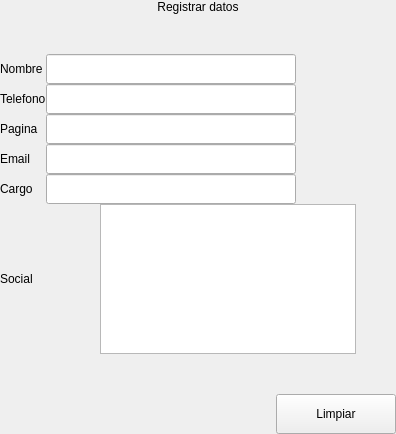
               <widget class="QWidget" name="page_data">
                <layout class="QVBoxLayout" name="verticalLayout_6">
                 <property name="spacing">
                  <number>0</number>
                 </property>
                 <property name="leftMargin">
                  <number>0</number>
                 </property>
                 <property name="topMargin">
                  <number>0</number>
                 </property>
                 <property name="rightMargin">
                  <number>0</number>
                 </property>
                 <property name="bottomMargin">
                  <number>0</number>
                 </property>
                 <item>
                  <widget class="QLabel" name="label_8">
                   <property name="text">
                    <string>Registrar datos</string>
                   </property>
                   <property name="alignment">
                    <set>Qt::AlignCenter</set>
                   </property>
                  </widget>
                 </item>
                 <item>
                  <spacer name="verticalSpacer">
                   <property name="orientation">
                    <enum>Qt::Vertical</enum>
                   </property>
                   <property name="sizeHint" stdset="0">
                    <size>
                     <width>20</width>
                     <height>40</height>
                    </size>
                   </property>
                  </spacer>
                 </item>
                 <item>
                  <layout class="QHBoxLayout" name="horizontalLayout_5">
                   <item>
                    <layout class="QVBoxLayout" name="verticalLayout">
                     <item>
                      <widget class="QLabel" name="label_7">
                       <property name="text">
                        <string>Nombre</string>
                       </property>
                      </widget>
                     </item>
                     <item>
                      <widget class="QLabel" name="label_2">
                       <property name="text">
                        <string>Telefono</string>
                       </property>
                      </widget>
                     </item>
                     <item>
                      <widget class="QLabel" name="label_3">
                       <property name="text">
                        <string>Pagina</string>
                       </property>
                      </widget>
                     </item>
                     <item>
                      <widget class="QLabel" name="label_4">
                       <property name="text">
                        <string>Email</string>
                       </property>
                      </widget>
                     </item>
                     <item>
                      <widget class="QLabel" name="label_6">
                       <property name="text">
                        <string>Cargo</string>
                       </property>
                      </widget>
                     </item>
                    </layout>
                   </item>
                   <item>
                    <layout class="QVBoxLayout" name="verticalLayout_5">
                     <item>
                      <widget class="QLineEdit" name="le_name">
                       <property name="minimumSize">
                        <size>
                         <width>250</width>
                         <height>30</height>
                        </size>
                       </property>
                      </widget>
                     </item>
                     <item>
                      <widget class="QLineEdit" name="le_phone">
                       <property name="minimumSize">
                        <size>
                         <width>250</width>
                         <height>30</height>
                        </size>
                       </property>
                      </widget>
                     </item>
                     <item>
                      <widget class="QLineEdit" name="le_page">
                       <property name="minimumSize">
                        <size>
                         <width>250</width>
                         <height>30</height>
                        </size>
                       </property>
                      </widget>
                     </item>
                     <item>
                      <widget class="QLineEdit" name="le_email">
                       <property name="minimumSize">
                        <size>
                         <width>250</width>
                         <height>30</height>
                        </size>
                       </property>
                      </widget>
                     </item>
                     <item>
                      <widget class="QLineEdit" name="le_carge">
                       <property name="minimumSize">
                        <size>
                         <width>250</width>
                         <height>30</height>
                        </size>
                       </property>
                       <property name="text">
                        <string/>
                       </property>
                      </widget>
                     </item>
                    </layout>
                   </item>
                   <item>
                    <spacer name="horizontalSpacer_3">
                     <property name="orientation">
                      <enum>Qt::Horizontal</enum>
                     </property>
                     <property name="sizeHint" stdset="0">
                      <size>
                       <width>40</width>
                       <height>20</height>
                      </size>
                     </property>
                    </spacer>
                   </item>
                  </layout>
                 </item>
                 <item>
                  <layout class="QHBoxLayout" name="horizontalLayout_11">
                   <item>
                    <widget class="QLabel" name="label_22">
                     <property name="minimumSize">
                      <size>
                       <width>100</width>
                       <height>0</height>
                      </size>
                     </property>
                     <property name="maximumSize">
                      <size>
                       <width>16777215</width>
                       <height>50</height>
                      </size>
                     </property>
                     <property name="text">
                      <string>Social</string>
                     </property>
                    </widget>
                   </item>
                   <item>
                    <widget class="QTextEdit" name="te_social">
                     <property name="minimumSize">
                      <size>
                       <width>0</width>
                       <height>0</height>
                      </size>
                     </property>
                     <property name="maximumSize">
                      <size>
                       <width>16777215</width>
                       <height>150</height>
                      </size>
                     </property>
                     <property name="documentTitle">
                      <string/>
                     </property>
                     <property name="markdown">
                      <string/>
                     </property>
                    </widget>
                   </item>
                   <item>
                    <spacer name="horizontalSpacer_12">
                     <property name="orientation">
                      <enum>Qt::Horizontal</enum>
                     </property>
                     <property name="sizeHint" stdset="0">
                      <size>
                       <width>40</width>
                       <height>20</height>
                      </size>
                     </property>
                    </spacer>
                   </item>
                  </layout>
                 </item>
                 <item>
                  <spacer name="verticalSpacer_2">
                   <property name="orientation">
                    <enum>Qt::Vertical</enum>
                   </property>
                   <property name="sizeHint" stdset="0">
                    <size>
                     <width>20</width>
                     <height>40</height>
                    </size>
                   </property>
                  </spacer>
                 </item>
                 <item>
                  <layout class="QHBoxLayout" name="horizontalLayout_6">
                   <item>
                    <spacer name="horizontalSpacer_2">
                     <property name="orientation">
                      <enum>Qt::Horizontal</enum>
                     </property>
                     <property name="sizeHint" stdset="0">
                      <size>
                       <width>40</width>
                       <height>20</height>
                      </size>
                     </property>
                    </spacer>
                   </item>
                   <item>
                    <widget class="QPushButton" name="bt_clear_data">
                     <property name="minimumSize">
                      <size>
                       <width>120</width>
                       <height>40</height>
                      </size>
                     </property>
                     <property name="styleSheet">
                      <string notr="true"/>
                     </property>
                     <property name="text">
                      <string>Limpiar</string>
                     </property>
                    </widget>
                   </item>
                  </layout>
                 </item>
                </layout>
               </widget>
